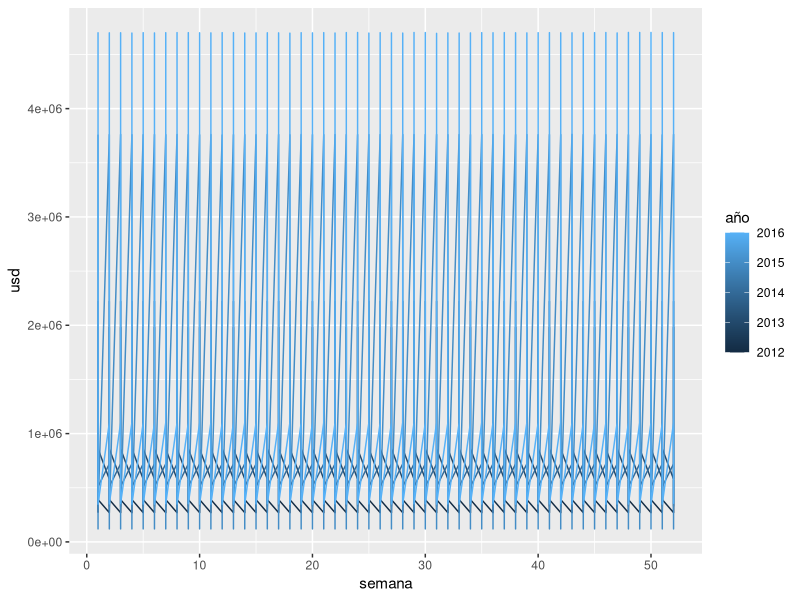
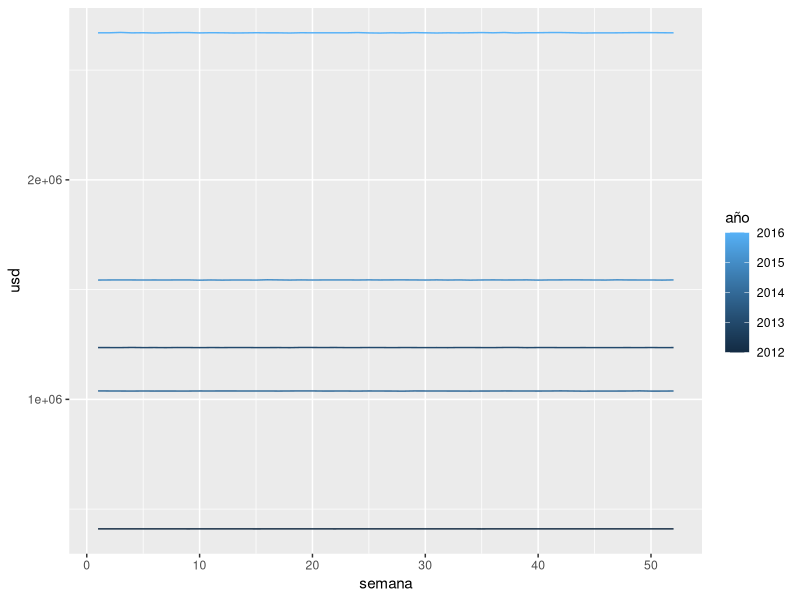

Reproduce these figures in R, in order.

# Ejercicio de transformación de datos
# Uso de funciones de tidyr para modificación de datos verticales a horizontales, partición de columnas
# Ejemplo de funciones, for loop, números aleatorios, cbind, rbind
# Ejemplo de agrupación de datos
# Uso del operador %>% de magrittr

# @5h4n6

library(tidyr)
library(magrittr)
library(dplyr)
library(ggplot2)

# Generación de valores (en data.frame) con una función, un for loop dentro
a <- 5
set.seed(986364)
generaVentas <-function(a) {
  valores <- c()
  for(i in 1:a) {
    valores <- c(valores,rnorm(52,(100000*i*round(runif(1)*10,1)),(42*i*round(runif(1)*10,1))))
  }
  ventas <- as.data.frame(matrix(valores,ncol = 52,byrow=T))
  return(ventas)
}

# Pegamos valores con cbind y apilamos con rbind
ventas.Bogota.Sur <- cbind(año=seq(2012,2016),ciudad="BOG-SUR",generaVentas(a))
ventas.Bogota.Norte <- cbind(año=seq(2012,2016),ciudad="BOG-NTE",generaVentas(a))
ventas.Medellin.1 <- cbind(año=seq(2012,2016),ciudad="MED-1",generaVentas(a))
ventas.Medellin.2 <- cbind(año=seq(2012,2016),ciudad="MED-2",generaVentas(a))
ventas.Medellin.3 <- cbind(año=seq(2012,2016),ciudad="MED-3",generaVentas(a))
ventas.totales <- rbind(ventas.Bogota.Sur,ventas.Bogota.Norte,ventas.Medellin.1,ventas.Medellin.2,ventas.Medellin.3)
ventas.totales[,1:5]
head(ventas.totales)

# Separamos columnas
ventas.region <- separate(ventas.totales,ciudad,into=c('region','sucursal'),sep='-')
ventas.region[1:6,1:3]
# Alargamos el data.frame (ancho -> largo)
ventas.vertical <- gather(ventas.region,semana.char,usd,-año,-region,-sucursal)
head(ventas.vertical)

# Todo lo anterior en una sola pasada, gracias al operador %>% (pipe)
ventas.final <- ventas.totales %>%
  separate(ciudad,into=c('region','sucursal'),sep='-') %>%
  gather(semana.char,usd,-año,-region,-sucursal)
head(ventas.final)

# Sustituimos caracteres y tipo de dato
ventas.final$semana <- as.numeric(gsub("V","",ventas.final$semana))
head(ventas.final)

# NOTA: Hay otras librerías que tienen funciones análogas. Ver: reshape2 con melt y cast

#Grafiquemos un poco

ggplot(ventas.final) + geom_line(aes(x=semana,y=usd,group=año,color=año))
# Se ve mal porque hay varios valores para cada año

# Con el paquete dplyr, usamos summarise
ventas.año <- ventas.final %>%
  select(año,semana,usd) %>%
  group_by(año,semana) %>%
  summarise(usd=mean(usd))

ggplot(ventas.año) + geom_line(aes(x=semana,y=usd,group=año,color=año))
#Aunque... Los datos no varían mucho :D




